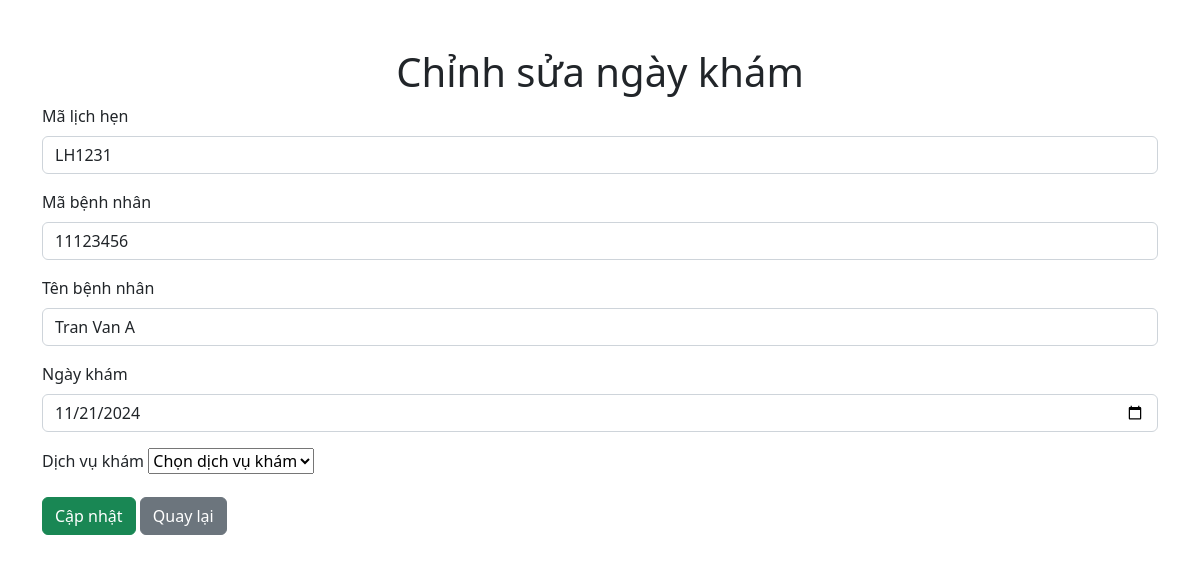
Screenshot of /admin/tiepTan/edittn.php?maLichHen=LH1231 with the database file from the repository.
### tables this page shows
CREATE TABLE `lichhenkham` (
  `maLichHen` varchar(10) NOT NULL,
  `ngayKham` date NOT NULL,
  `gioKham` time NOT NULL,
  `moTa` text DEFAULT NULL,
  `maDichVu` varchar(10) NOT NULL,
  `maKhoa` varchar(50) NOT NULL,
  `maBacSi` int(11) NOT NULL,
  `maBenhNhan` int(11) NOT NULL
);

CREATE TABLE `benhnhan` (
  `maBenhNhan` int(11) NOT NULL,
  `tenBenhNhan` varchar(100) NOT NULL,
  `namSinh` date NOT NULL,
  `gioitinh` enum('Nam','Nữ','Tùy chỉnh') NOT NULL,
  `diaChi` text DEFAULT NULL,
  `sdt` varchar(11) NOT NULL,
  `maBHYT` varchar(15) DEFAULT NULL,
  `maPhieuKham` varchar(10) DEFAULT NULL
);

### admin/tiepTan/edittn.php (the view, shortened to what this page needs)
<?php
require_once("../config/config.php");
$maLichHen = isset($_GET['maLichHen']) ? $_GET['maLichHen'] : null;
$lichHen = null;
if ($maLichHen) {
    $sql = "SELECT lhk.maLichHen, lhk.maBenhNhan, bn.tenBenhNhan, lhk.ngayKham
            FROM lichhenkham lhk
            JOIN benhnhan bn ON lhk.maBenhNhan = bn.maBenhNhan
            WHERE lhk.maLichHen = ?";
    $stmt = $conn->prepare($sql);
    $stmt->bind_param("s", $maLichHen);
    $stmt->execute();
    $result = $stmt->get_result();
    if ($result->num_rows > 0) {
        $lichHen = $result->fetch_assoc();
    } else {
        die("Không tìm thấy lịch hẹn.");
    }
}
?>
<!DOCTYPE html>
<html lang="vi">
<head>
    <link rel="stylesheet" href="https://cdn.jsdelivr.net/npm/bootstrap@5.2.3/dist/css/bootstrap.min.css">
</head>
<body>
    <div class="container mt-5">
        <h1 class="text-center">Chỉnh sửa ngày khám</h1>
        <?php if ($lichHen): ?>
            <form method="POST">
                <div class="mb-3">
                    <label class="form-label">Mã lịch hẹn</label>
                    <input type="text" class="form-control" name="maLichHen" value="<?php echo htmlspecialchars($lichHen['maLichHen']); ?>" readonly>
                </div>
                <div class="mb-3">
                    <label class="form-label">Mã bệnh nhân</label>
                    <input type="text" class="form-control" name="maBenhNhan" value="<?php echo htmlspecialchars($lichHen['maBenhNhan']); ?>" readonly>
                </div>
                <div class="mb-3">
                    <label class="form-label">Tên bệnh nhân</label>
                    <input type="text" class="form-control" value="<?php echo htmlspecialchars($lichHen['tenBenhNhan']); ?>" readonly>
                </div>
                <div class="mb-3">
                    <label class="form-label">Ngày khám</label>
                    <input type="date" name="ngayKham" class="form-control" value="<?php echo htmlspecialchars($lichHen['ngayKham']); ?>" required>
                </div>
                <div class="mb-3">
                    <label class="form-label">Dịch vụ khám</label>
                    <select name="dichVuKham" id="dichVuKham">
                    <option>Chọn dịch vụ khám</option>
                        </select>
                </div>
                <button type="submit" name="update" class="btn btn-success">Cập nhật</button>
                <a href="?quanli=quan-ly-lich-kham" class="btn btn-secondary">Quay lại</a>
            </form>
        <?php else: ?>
            <p class="text-danger">Không tìm thấy lịch hẹn!</p>
        <?php endif; ?>
    </div>
</body>
</html>

### rows the page displays
lichhenkham: maLichHen "LH1231", maBenhNhan "11123456", tenBenhNhan "Tran Van A", ngayKham "11/21/2024"
